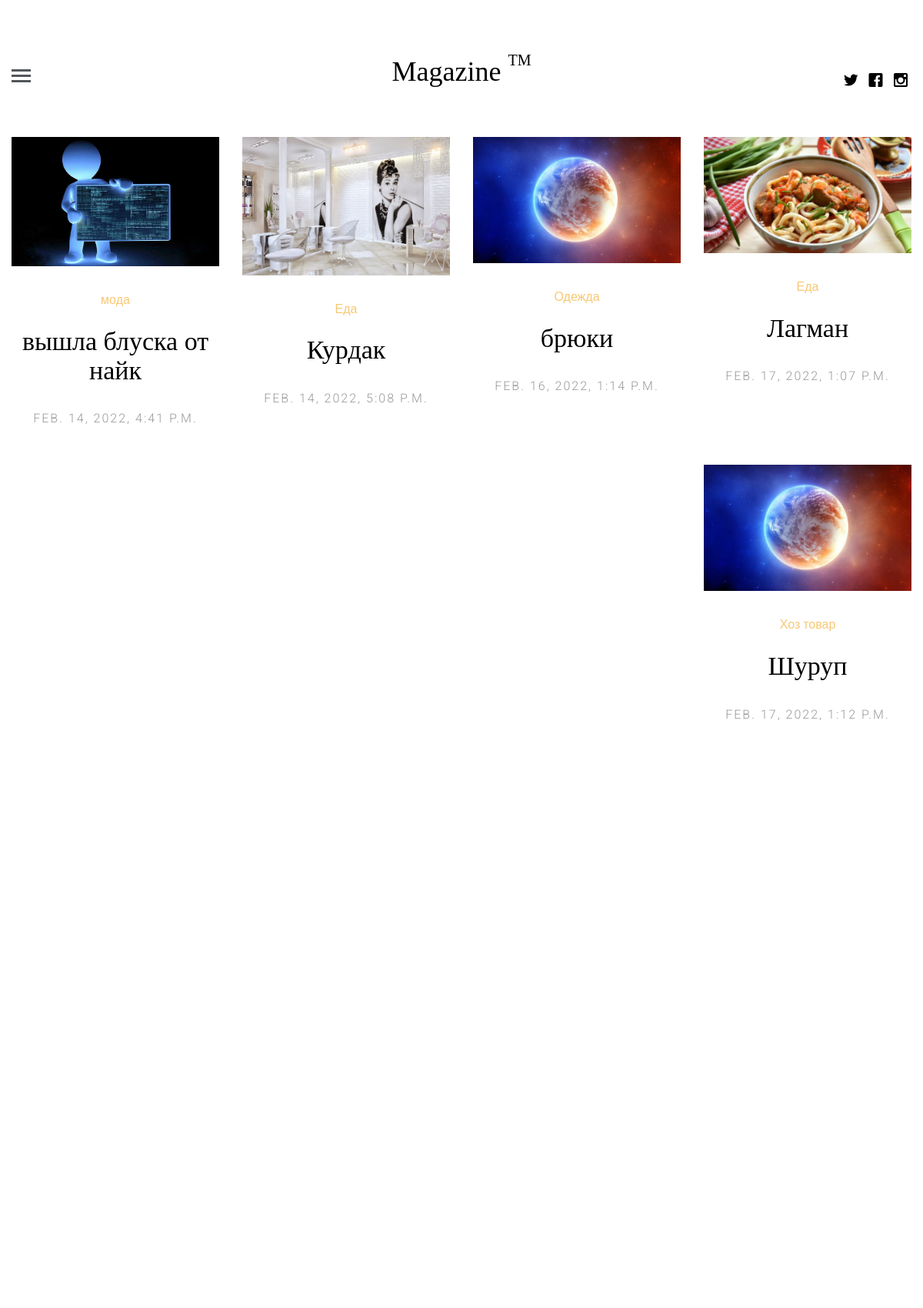
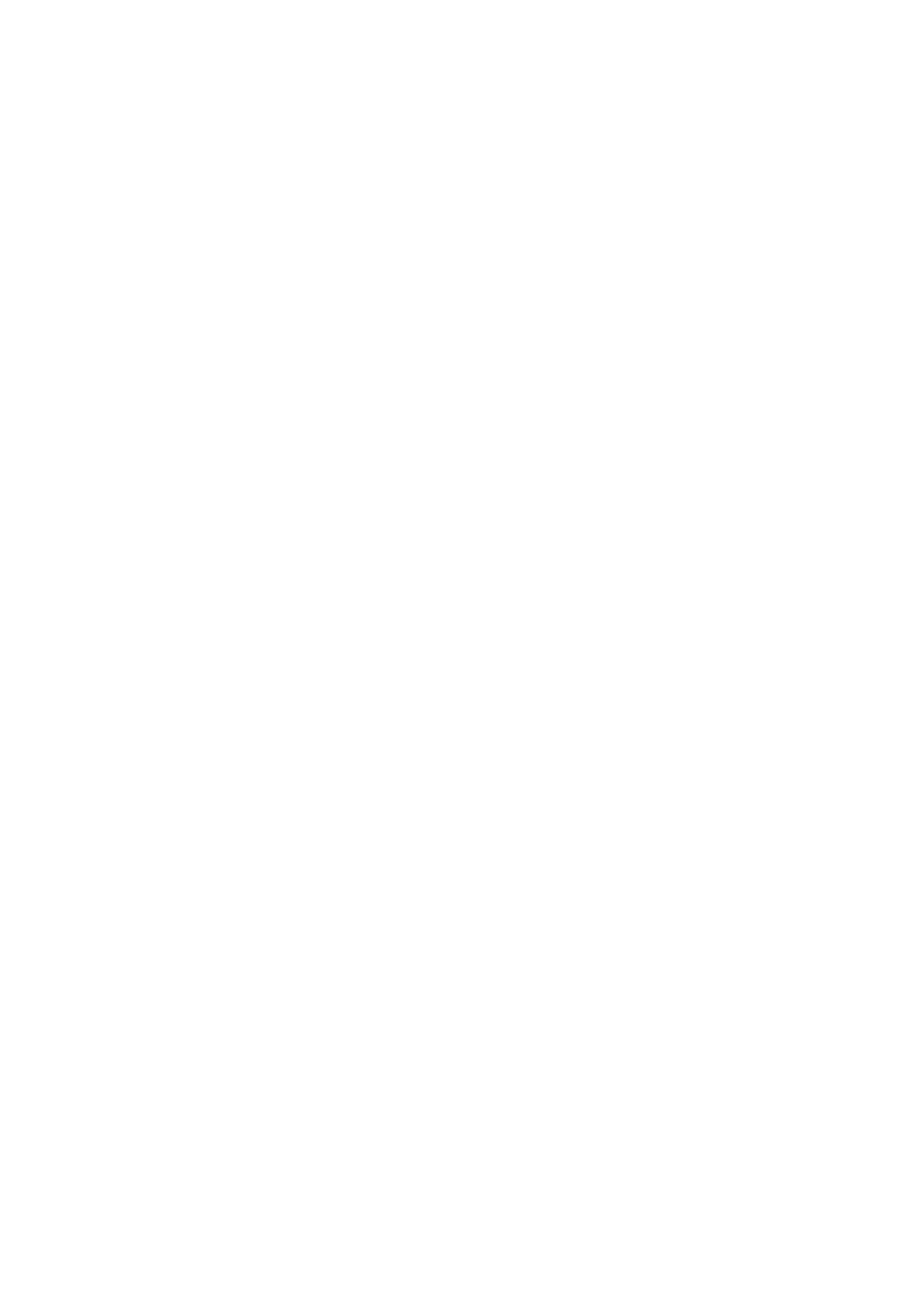
The app's page /publication-list/ (upper part) with its own data (2 pictures, top to bottom).
### apps/publications/models.py (models this page shows, shortened)
class Publication(models.Model):
    category = models.ForeignKey(to=PublicationCategory,null=True,on_delete=models.SET_NULL,related_name='publication_set')
    title = models.CharField(max_length=150)
    description = models.TextField()
    poster = models.ImageField(upload_to='publication_images')
    created_at = models.DateTimeField(auto_now_add=True)
    class Meta:
        verbose_name ='публикация'
        verbose_name_plural ='публикации'

class PublicationCategory(models.Model):
    title = models.CharField(max_length=200,unique=True)
    class Meta:
        verbose_name='категория'
        verbose_name_plural='категории'

### apps/publications/views.py (the view, shortened to what this page needs)
# urls.py: path('publication-list/', PublicationListView.as_view(),
class PublicationListView(generic.ListView):
    template_name = 'index.html'
    context_objects_name = 'publication_list'
    def get_queryset(self):
        query_params = self.request.GET
        search_world = query_params.get('search_world')
        category_id = query_params.get('category_pk')
        publication_qs = Publication.objects.all()
        if search_world:
            publication_qs = Publication.objects.filter(title__contains=search_world)
        return publication_qs
    def get_context_data(self, *, object_list=None, **kwargs):
        context=super(PublicationListView, self).get_context_data()
        context['category_list'] = PublicationCategory.objects.all()
        return context

### templates/index.html (shortened to what this page needs)
{% extends 'base.html' %}
{% load static %}
{% block content %}
	<div class="container-fluid">
		<div class="row fh5co-post-entry">
            {% for item in publication_list %}
			<article class="col-lg-3 col-md-3 col-sm-3 col-xs-6 col-xxs-12 animate-box">
				<figure>
					<a href="single.html"><img src="{{ item.poster.url }}" alt="Image" class="img-responsive"></a>
				</figure>
				<span class="fh5co-meta"><a href="single.html">{{ item.category.title }}</a></span>
				<h2 class="fh5co-article-title"><a href="single.html">{{ item.title }}</a></h2>
				<span class="fh5co-meta fh5co-date">{{ item.created_at }}</span>
			</article>
            {% endfor %}
			<div class="clearfix visible-lg-block visible-md-block visible-sm-block visible-xs-block"></div>
			<div class="clearfix visible-lg-block visible-md-block visible-sm-block visible-xs-block"></div>
			<div class="clearfix visible-lg-block visible-md-block visible-sm-block visible-xs-block"></div>
		</div>
	</div>
	</body>
</html>
{% endblock %}

### templates/base.html (shortened to what this page needs)
<!DOCTYPE html>
{% load static %}
 <html class="no-js">
	<head>
	<link rel="stylesheet" href="{% static 'css/animate.css' %}">
	<link rel="stylesheet" href="{% static 'css/icomoon.css' %}">
	<link rel="stylesheet" href="{% static 'css/bootstrap.css' %}">
	<link rel="stylesheet" href="{% static 'css/style.css' %}">
	</head>
	<body>
	<header id="fh5co-header">
		<div class="container-fluid">
			<div class="row">
				<a href="#" class="js-fh5co-nav-toggle fh5co-nav-toggle"><i></i></a>
				<ul class="fh5co-social">
					<li><a href="#"><i class="icon-twitter"></i></a></li>
					<li><a href="#"><i class="icon-facebook"></i></a></li>
					<li><a href="#"><i class="icon-instagram"></i></a></li>
				</ul>
				<div class="col-lg-12 col-md-12 text-center">
					<h1 id="fh5co-logo"><a href="index.html">Magazine <sup>TM</sup></a></h1>
				</div>
			</div>
		</div>
	</header>
	{% block content %}
	{% endblock content %}
	</body>
</html>

### assets/css/icomoon.css (style rules this page uses)
[class^="icon-"], [class*=" icon-"] { font-family: 'icomoon' !important; speak: none; font-style: normal; font-weight: normal; font-variant: normal; text-transform: none; line-height: 1; -webkit-font-smoothing: antialiased; -moz-osx-font-smoothing: grayscale; }
.icon-facebook:before { content: "\ea67"; }
.icon-instagram:before { content: "\ea6f"; }
.icon-twitter:before { content: "\ea7c"; }

### assets/css/style.css (style rules this page uses)
html { background: #fff; }
body { font-family: "Roboto", arial, sans-serif; font-size: 18px; font-weight: 300; line-height: 1.8; color: #222; background: #fff; }
a { color: #f7c873; -webkit-transition: 0.5s; -o-transition: 0.5s; transition: 0.5s; }
h1, h2, h3, h4, h5, h6 { font-family: "Playfair Display", times, serif; color: #000; }
#fh5co-header { padding: 3em 3em; float: left; width: 100%; }
@media screen and (max-width: 1200px) { #fh5co-header { padding-left: 15px; padding-right: 15px; } }
#fh5co-header .fh5co-nav-toggle { position: absolute; top: 4.2em; left: 3em; z-index: 99; }
@media screen and (max-width: 1200px) { #fh5co-header .fh5co-nav-toggle { top: 4em; left: 15px; } }
#fh5co-header .fh5co-social { position: absolute !important; right: 3em !important; top: 3.2em; z-index: 99; -webkit-transition: 0.5s; -o-transition: 0.5s; transition: 0.5s; }
@media screen and (max-width: 1200px) { #fh5co-header .fh5co-social { right: 15px !important; top: 3.2em; } }
#fh5co-header #fh5co-logo { text-align: center; }
#fh5co-header #fh5co-logo a { color: #000; }
#fh5co-header #fh5co-logo a sup { font-size: 20px; top: -20px; }
.fh5co-post-entry article { text-align: center; float: left; margin-bottom: 110px; padding-left: 3em; padding-right: 3em; }
@media screen and (max-width: 1200px) { .fh5co-post-entry article { margin-bottom: 80px; padding-left: 15px; padding-right: 15px; } }
.fh5co-post-entry article a img { opacity: 1; -webkit-transition: 0.5s; -o-transition: 0.5s; transition: 0.5s; }
.fh5co-post-entry article figure { margin-bottom: 30px; }
.fh5co-post-entry article h2 { font-family: "Playfair Display", times, serif; font-size: 34px; color: #000; margin-bottom: 30px; }
.fh5co-post-entry article h2 a { color: #000; }
.fh5co-post-entry article .fh5co-meta { font-size: 16px; font-family: "Roboto", arial, sans-serif; color: #999999; margin-bottom: 20px; display: block; }
.fh5co-post-entry article .fh5co-meta.fh5co-date { text-transform: uppercase; letter-spacing: 2px; }
.fh5co-social { padding: 0; margin: 30px 0 0 0; position: relative; }
.fh5co-social li { padding: 0; margin: 0; list-style: none; display: inline; }
.fh5co-social li a { font-size: 20px; padding: 4px; color: #000; }
.js .to-animate, .js .to-animate-2, .js .animate-box { opacity: 0; }
.fh5co-nav-toggle { width: 25px; height: 25px; cursor: pointer; text-decoration: none; }
.fh5co-nav-toggle i { position: relative; display: -moz-inline-stack; display: inline-block; zoom: 1; *display: inline; width: 25px; height: 3px; color: #535659; font: bold 14px/.4 Helvetica; text-transform: uppercase; text-indent: -55px; background: #535659; transition: all .2s ease-out; }
.fh5co-nav-toggle i::before, .fh5co-nav-toggle i::after { content: ''; width: 25px; height: 3px; background: #535659; position: absolute; left: 0; -webkit-transition: 0.2s; -o-transition: 0.2s; transition: 0.2s; }
.fh5co-nav-toggle i::before { top: -7px; }
.fh5co-nav-toggle i::after { bottom: -7px; }
.fh5co-nav-toggle { position: absolute; top: 18px; left: 0; z-index: 21; padding: 6px 0 0 0; display: block; margin: 0 auto; display: block; height: 44px; width: 25px; border-bottom: none !important; }

### records on screen
Publication: poster (picture), category "мода", title "вышла блуска от найк", created_at "FEB. 14, 2022, 4:41 P.M."
Publication: poster (picture), category "Еда", title "Курдак", created_at "FEB. 14, 2022, 5:08 P.M."
Publication: poster (picture), category "Одежда", title "брюки", created_at "FEB. 16, 2022, 1:14 P.M."
Publication: poster (picture), category "Еда", title "Лагман", created_at "FEB. 17, 2022, 1:07 P.M."
Publication: poster (picture), category "Хоз товар", title "Шуруп", created_at "FEB. 17, 2022, 1:12 P.M."
